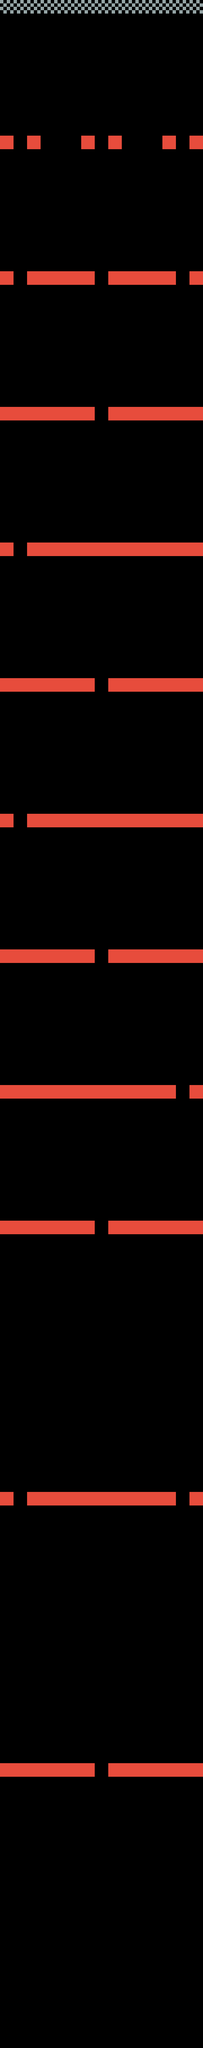

This is a level from a 2D game, rendered from its Tiled map with the project's own tilesets. A one-line summary and the map file follow, with tile-layer data summarised:
An orthogonal 15x151 tile map with 48x48 px tiles, 2 tile layers (walls, finish).

<map version="1.0" orientation="orthogonal" renderorder="right-down" width="15" height="151" tilewidth="48" tileheight="48">
 <tileset firstgid="1" name="tile_set" tilewidth="48" tileheight="48">
  <image source="tile_set.png" width="144" height="96" />
 </tileset>
 <layer name="walls" width="15" height="151">
  <data>[2265 cells, 143 non-empty, 1 distinct tile ids]</data>
 </layer>
 <layer name="finish" width="15" height="151">
  <data>[2265 cells, 15 non-empty, 1 distinct tile ids]</data>
 </layer>
</map>
